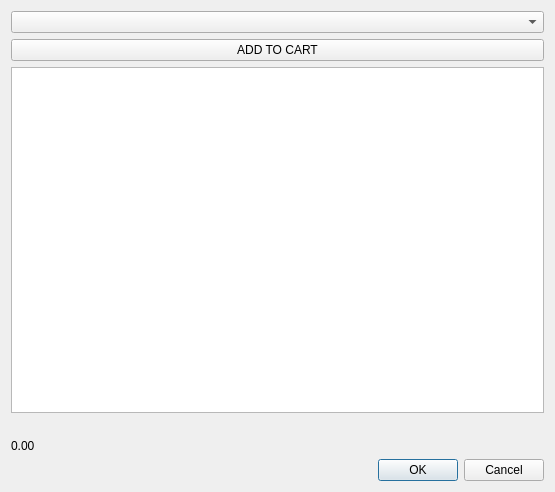
<?xml version="1.0" encoding="UTF-8"?>
<ui version="4.0">
 <class>Dialog</class>
 <widget class="QDialog" name="Dialog">
  <property name="geometry">
   <rect>
    <x>0</x>
    <y>0</y>
    <width>555</width>
    <height>492</height>
   </rect>
  </property>
  <property name="windowTitle">
   <string>shopping cart</string>
  </property>
  <layout class="QGridLayout" name="gridLayout">
   <item row="0" column="0">
    <layout class="QVBoxLayout" name="verticalLayout">
     <item>
      <widget class="QComboBox" name="cmbItemList">
       <property name="minimumSize">
        <size>
         <width>0</width>
         <height>21</height>
        </size>
       </property>
      </widget>
     </item>
     <item>
      <widget class="QPushButton" name="btnAdd">
       <property name="minimumSize">
        <size>
         <width>0</width>
         <height>21</height>
        </size>
       </property>
       <property name="text">
        <string>ADD TO CART</string>
       </property>
      </widget>
     </item>
     <item>
      <widget class="QListWidget" name="lstViewCart"/>
     </item>
     <item>
      <widget class="QLabel" name="lblSummary">
       <property name="text">
        <string/>
       </property>
      </widget>
     </item>
     <item>
      <widget class="QLabel" name="lblTotal">
       <property name="text">
        <string>0.00</string>
       </property>
      </widget>
     </item>
    </layout>
   </item>
   <item row="1" column="0">
    <widget class="QDialogButtonBox" name="buttonBox">
     <property name="orientation">
      <enum>Qt::Horizontal</enum>
     </property>
     <property name="standardButtons">
      <set>QDialogButtonBox::Cancel|QDialogButtonBox::Ok</set>
     </property>
    </widget>
   </item>
  </layout>
 </widget>
 <resources/>
 <connections>
  <connection>
   <sender>buttonBox</sender>
   <signal>accepted()</signal>
   <receiver>Dialog</receiver>
   <slot>accept()</slot>
   <hints>
    <hint type="sourcelabel">
     <x>248</x>
     <y>254</y>
    </hint>
    <hint type="destinationlabel">
     <x>157</x>
     <y>274</y>
    </hint>
   </hints>
  </connection>
  <connection>
   <sender>buttonBox</sender>
   <signal>rejected()</signal>
   <receiver>Dialog</receiver>
   <slot>reject()</slot>
   <hints>
    <hint type="sourcelabel">
     <x>316</x>
     <y>260</y>
    </hint>
    <hint type="destinationlabel">
     <x>286</x>
     <y>274</y>
    </hint>
   </hints>
  </connection>
 </connections>
</ui>
